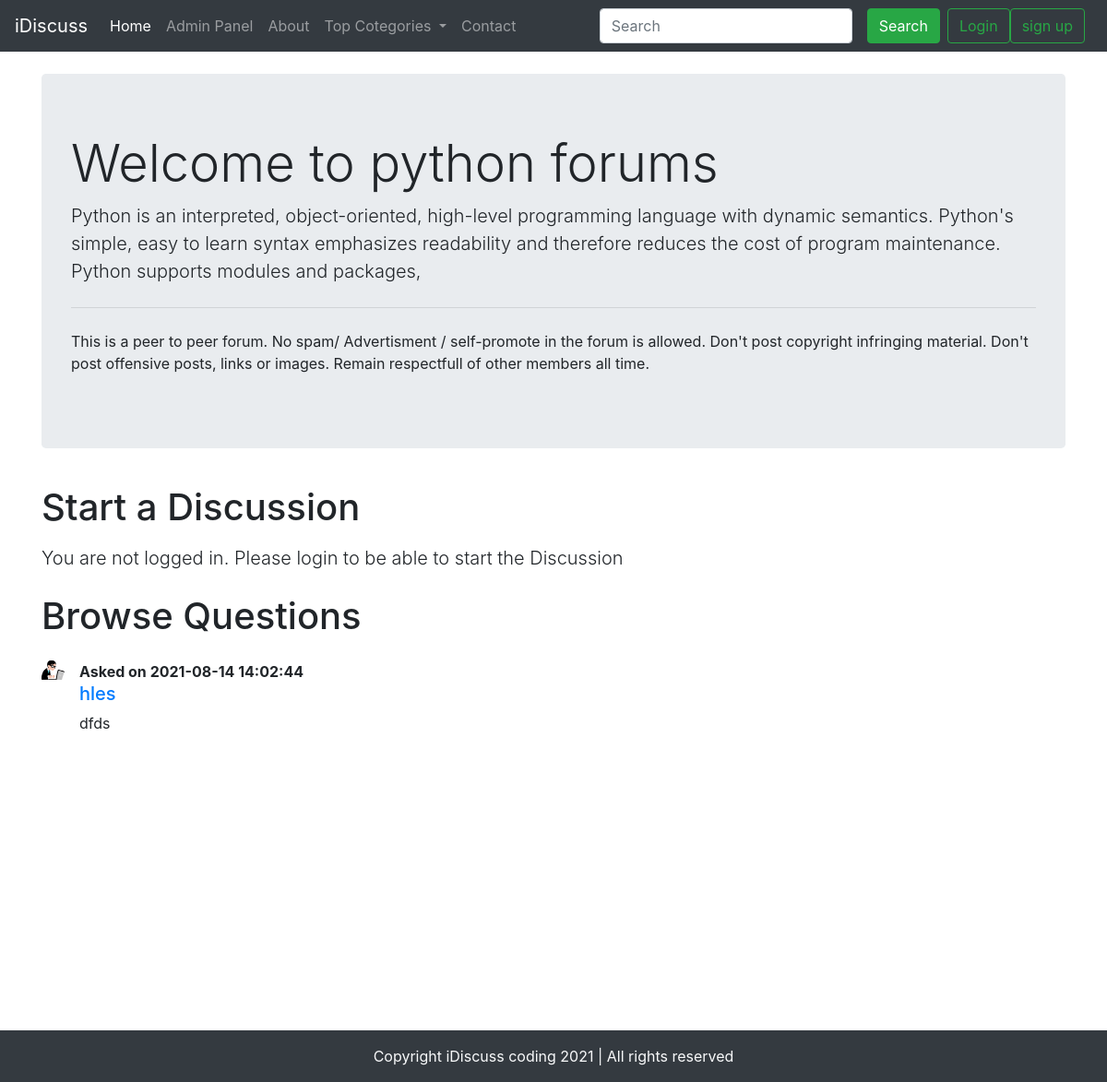
The app's page /threadlist.php?catid=1 with its own data.
### tables this page shows
CREATE TABLE `categories` (
  `category_id` int(8) NOT NULL,
  `category_name` varchar(255) NOT NULL,
  `category_description` varchar(255) NOT NULL,
  `created` datetime NOT NULL DEFAULT current_timestamp()
);

CREATE TABLE `threads` (
  `thread_id` int(7) NOT NULL,
  `thread_title` varchar(255) NOT NULL,
  `thread_desc` text NOT NULL,
  `thread_cat_id` int(7) NOT NULL,
  `thread_user_id` int(7) NOT NULL,
  `timestamp` datetime NOT NULL DEFAULT current_timestamp()
);

### threadlist.php (the view, shortened to what this page needs)
<!doctype html>
<html lang="en">
<head>
    <link rel="stylesheet" href="https://maxcdn.bootstrapcdn.com/bootstrap/4.0.0/css/bootstrap.min.css"
>
</head>
<body>
    <?php
  include 'partials/_header.php';
  ?>
    <?php
  include 'partials/_dbconnect.php';
  ?>
    <?php
    $id = $_GET['catid'];
    $sql = "SELECT * FROM `categories` WHERE category_id='$id'";
    $result = mysqli_query($conn, $sql);
    while($row = mysqli_fetch_assoc($result)){
        $catname = $row['category_name'];
        $catdesc = $row['category_description'];
    }
    ?>
    <div class="container my-4">
        <div class="jumbotron">
            <h1 class="display-4">Welcome to
                <?php echo $catname ; ?> forums
            </h1>
            <p class="lead">
                <?php echo $catdesc ; ?>
            </p>
            <hr class="my-4">
            <p>This is a peer to peer forum. No spam/ Advertisment / self-promote in the forum is allowed. Don't
                post copyright infringing material. Don't post offensive posts, links or images. Remain respectfull of
                other members all time.
            </p>
        </div>
    </div>
    <?php
     if(isset($_SESSION['loggedin']) && $_SESSION['loggedin'] == true){
     echo '<div class="container">
        <form action=" ' . $_SERVER["REQUEST_URI"] . 's" method="POST">
            <h1 class="py-2">Start a Discussion</h1>
            <div class="form-group">
                <label for="exampleInputEmail1">Problem title</label>
                <input type="text" class="form-control" id="title" name="title" aria-describedby="emailHelp">
                <small id="emailHelp" class="form-text text-muted">keep your title as short and crisp as
                    possible</small>
            </div>
            <div class="form-group">
                <label for="exampleFormControlTextarea1">Ellaborate your concern</label>
                <textarea class="form-control" id="desc" name="desc" rows="3"></textarea>
            </div>
            <button type="submit" class="btn btn-success">Submit</button>
        </form>
    </div>';
     }
     else
     {
        echo
         '<div class = "container" >
         <h1 class = "py-2">Start a Discussion</h1>
         <p class = "lead">You are not logged in. Please login to be able to start the Discussion</p>
         </div>';
     }
    ?>
    <div class="container mb-5" id="ques">
        <h1 class="py-2">Browse Questions</h1>
        <?php
  $id = $_GET['catid'];
  $sql = " SELECT * FROM `threads` WHERE thread_cat_id = '$id'" ;
   $result = mysqli_query($conn,$sql);
   while($row = mysqli_fetch_assoc($result)){
     $title = $row['thread_title'];
     $desc = $row['thread_desc'];
     $id =  $row['thread_id'];
     $thread_time =  $row['timestamp'];
   echo' <div class="media my-3">
  <img class="mr-3" src="image/my.png" width=25px alt="Generic placeholder image">
  <div class="media-body">'.
  ' <div class="font-weight-bold my-0"> Asked on  '.$thread_time.'</div>'.
   '<h5 class="mt-0"> <a class="text-blue" href = " thread.php?threadid='.$id.'">'.$title.'</a></h5>
    '.$desc.'</div>'.
'</div>';
}
?>
    </div>
    <?php
  include 'partials/_footer.php';
  ?>
</body>
</html>

### partials/_header.php (shortened to what this page needs)
<?php
echo'<nav class="navbar navbar-expand-lg navbar-dark bg-dark">
<a class="navbar-brand" href="index.php">iDiscuss</a>
<button class="navbar-toggler" type="button" data-toggle="collapse" data-target="#navbarSupportedContent" aria-controls="navbarSupportedContent" aria-expanded="false" aria-label="Toggle navigation">
  <span class="navbar-toggler-icon"></span>
</button>
<div class="collapse navbar-collapse" id="navbarSupportedContent">
  <ul class="navbar-nav mr-auto">
    <li class="nav-item active">
      <a class="nav-link" href="/forum">Home <span class="sr-only">(current)</span></a>
    </li>
    <li class="nav-item">
      <a class="nav-link" href="partials/_adminLogin.php">Admin Panel</a>
    </li>
    <li class="nav-item">
      <a class="nav-link" href="about.php">About</a>
    </li>
    <li class="nav-item dropdown">
      <a class="nav-link dropdown-toggle" href="#" id="navbarDropdown" role="button" data-toggle="dropdown"
       aria-haspopup="true" aria-expanded="false">
       Top Cotegories
      </a>
      <div class="dropdown-menu" aria-labelledby="navbarDropdown">';
      echo'
      </div>
    </li>
    <li class="nav-item">
      <a class="nav-link " href="contact.php">Contact</a>
    </li>
  </ul>
  <div class = "row mx-2">';
  if(isset($_SESSION['loggedin']) && $_SESSION['loggedin'] == true){
     echo' <form class="form-inline my-2 my-lg-0" action="search.php" method = "GET">
     <input class="form-control mr-sm-2 mx-2" name ="search" type="search" placeholder="Search" aria-label="Search">
     <button class="btn btn-success my-2 my-sm-0 mx-2" type="submit">Search</button>
     <p class ="text-light my-0 mx-2"> Welcome '.$_SESSION['user_email']. '</p>
     <a href= " partials/_logout.php" class="btn btn-outline-success"  ml-2 >Logout</a>
     </form>';
  }
  else{
    echo'  <form class="form-inline my-2 my-lg-0">
    <input class="form-control mr-sm-2 mx-2" type="search" placeholder="Search" aria-label="Search">
    <button class="btn btn-success my-2 my-sm-0 mx-2" type="submit">Search</button>
  </form>
  <button class="btn btn-outline-success"  data-toggle="modal" data-target="#loginModal">Login</button>
  <button class="btn btn-outline-success"  data-toggle="modal" data-target="#signupModal">sign up</button>';
  }
  echo '</div>
   </div>
</nav>';
?>

### partials/_footer.php
<div class="container-fluid  bg-dark text-light  ">
    <p  class="text-center py-3 mb-0 ">
    Copyright iDiscuss coding 2021 | All rights reserved
</p>
</div>

### threadlist.php (style rules this page uses)
#ques { min-height: 433px; }

### records on screen
categories: category_name "python", category_description "Python is an interpreted, object-oriented, high-level programming language with dynamic semantics. Python's simple, easy to learn syntax emphasizes readability and therefore reduces the cost of program maintenance. Python supports modules and packages,"
threads: timestamp "2021-08-14 14:02:44", thread_title "hles", thread_desc "dfds"
